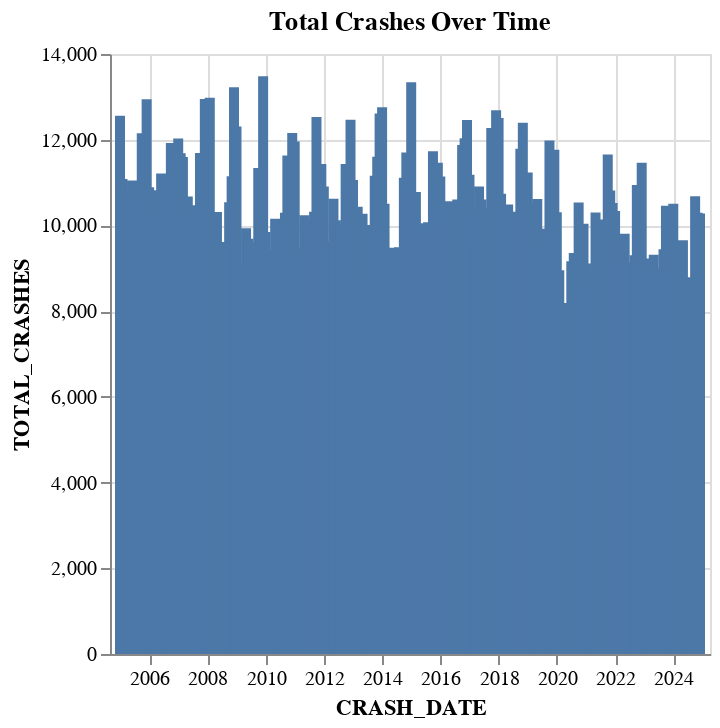

Notebook code for this chart:
### Markdown cell above
### <a id='aggr-viz'>Visualize Aggressive Driving Rates Over Time</a>

### Code cell
chart = alt.Chart(summ).mark_bar().encode(
    x= 'CRASH_DATE', 
    y= 'TOTAL_CRASHES'
 ).properties(
    title='Total Crashes Over Time'
 )

chart

### Figure 1 — Vega-Lite specification as saved in the notebook (floating-point values rounded to 4 significant figures; data arrays with more than 128 entries replaced by an {"elided": "..."} marker saying what was removed)
{"config": {"view": {"continuousWidth": 300, "continuousHeight": 300}}, "data": {"name": "data-b276e58e41fecefff2b29023bbe14a14"}, "mark": {"type": "bar"}, "encoding": {"x": {"field": "CRASH_DATE", "type": "temporal"}, "y": {"field": "TOTAL_CRASHES", "type": "quantitative"}}, "title": "Total Crashes Over Time", "$schema": "https://vega.github.io/schema/vega-lite/v6.1.0.json", "datasets": {"data-b276e58e41fecefff2b29023bbe14a14": {"elided": "240 records"}}}
